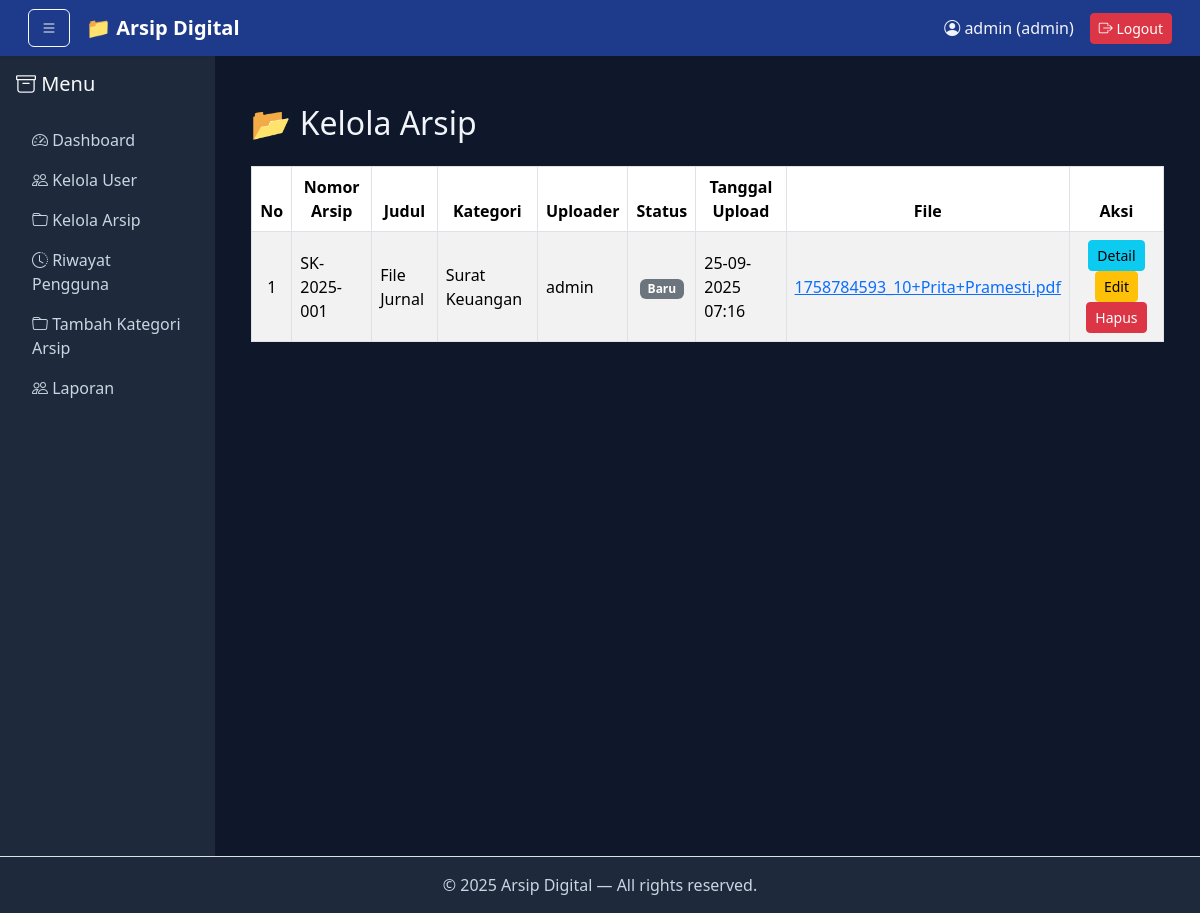
Screenshot of /admin/kelola_arsip.php (signed in) with the database file from the repository.
### tables this page shows
CREATE TABLE `arsip` (
  `arsip_id` int(11) NOT NULL AUTO_INCREMENT,
  `nomor_arsip` varchar(50) DEFAULT NULL,
  `judul` varchar(150) NOT NULL,
  `deskripsi` text DEFAULT NULL,
  `kategori_id` int(11) DEFAULT NULL,
  `nama_file` varchar(255) NOT NULL,
  `ukuran_file` bigint(20) DEFAULT NULL,
  `ekstensi` varchar(10) DEFAULT NULL,
  `tanggal_upload` timestamp NOT NULL DEFAULT current_timestamp(),
  `status_arsip` enum('baru','diperiksa','disetujui','ditolak') DEFAULT 'baru',
  `uploaded_by` int(11) DEFAULT NULL,
  PRIMARY KEY (`arsip_id`),
  UNIQUE KEY `nomor_arsip` (`nomor_arsip`),
  KEY `kategori_id` (`kategori_id`),
  KEY `uploaded_by` (`uploaded_by`),
  CONSTRAINT `arsip_ibfk_1` FOREIGN KEY (`kategori_id`) REFERENCES `kategori` (`kategori_id`) ON DELETE SET NULL ON UPDATE CASCADE,
  CONSTRAINT `arsip_ibfk_2` FOREIGN KEY (`uploaded_by`) REFERENCES `users` (`user_id`) ON DELETE SET NULL ON UPDATE CASCADE
);

CREATE TABLE `kategori` (
  `kategori_id` int(11) NOT NULL AUTO_INCREMENT,
  `nama_kategori` varchar(100) NOT NULL,
  `deskripsi` text DEFAULT NULL,
  `created_at` timestamp NOT NULL DEFAULT current_timestamp(),
  PRIMARY KEY (`kategori_id`)
);

CREATE TABLE `users` (
  `user_id` int(11) NOT NULL AUTO_INCREMENT,
  `username` varchar(50) NOT NULL,
  `password` varchar(255) NOT NULL,
  `nama_lengkap` varchar(100) DEFAULT NULL,
  `email` varchar(100) DEFAULT NULL,
  `role` enum('admin','staff','pimpinan') NOT NULL,
  `created_at` timestamp NOT NULL DEFAULT current_timestamp(),
  PRIMARY KEY (`user_id`),
  UNIQUE KEY `username` (`username`)
);

### admin/kelola_arsip.php (the view, shortened to what this page needs)
<?php
include '../config/koneksi.php';
$arsip = mysqli_query($koneksi, "
    SELECT a.*, k.nama_kategori, u.username
    FROM arsip a
    LEFT JOIN kategori k ON a.kategori_id = k.kategori_id
    LEFT JOIN users u ON a.uploaded_by = u.user_id
    ORDER BY a.tanggal_upload DESC
");
?>
<!DOCTYPE html>
<html lang="id">
<head>
  <link href="https://cdn.jsdelivr.net/npm/bootstrap@5.3.2/dist/css/bootstrap.min.css" rel="stylesheet">
</head>
<body>
<?php include '../include/header.php'; ?>
<?php include '../include/sidebar.php'; ?>
<div class="container mt-4">
    <div class="d-flex justify-content-between align-items-center mb-3">
        <h2>📂 Kelola Arsip</h2>
    </div>
    <div class="table-responsive">
        <table class="table table-bordered table-striped align-middle">
            <thead>
                <tr class="text-center">
                    <th>No</th>
                    <th>Nomor Arsip</th>
                    <th>Judul</th>
                    <th>Kategori</th>
                    <th>Uploader</th>
                    <th>Status</th>
                    <th>Tanggal Upload</th>
                    <th>File</th>
                    <th>Aksi</th>
                </tr>
            </thead>
            <tbody>
                <?php $no = 1; while ($row = mysqli_fetch_assoc($arsip)): ?>
                <tr>
                    <td class="text-center"><?= $no++; ?></td>
                    <td><?= $row['nomor_arsip']; ?></td>
                    <td><?= $row['judul']; ?></td>
                    <td><?= $row['nama_kategori'] ?? '-'; ?></td>
                    <td><?= $row['username'] ?? '-'; ?></td>
                    <td class="text-center">
                        <span class="badge
                            <?php
                                if ($row['status_arsip'] == 'baru') echo 'bg-secondary';
                                elseif ($row['status_arsip'] == 'diperiksa') echo 'bg-warning';
                                elseif ($row['status_arsip'] == 'disetujui') echo 'bg-success';
                                else echo 'bg-danger';
                            ?>">
                            <?= ucfirst($row['status_arsip']); ?>
                        </span>
                    </td>
                    <td><?= date('d-m-Y H:i', strtotime($row['tanggal_upload'])); ?></td>
                    <td>
                        <a href="../upload/<?= $row['nama_file']; ?>" target="_blank"><?= $row['nama_file']; ?></a>
                    </td>
                    <td class="text-center">
                        <a href="detail_arsip.php?id=<?= $row['arsip_id']; ?>" class="btn btn-info btn-sm">Detail</a>
                        <a href="edit_arsip.php?id=<?= $row['arsip_id']; ?>" class="btn btn-warning btn-sm">Edit</a>
                        <a href="kelola_arsip.php?hapus=<?= $row['arsip_id']; ?>" class="btn btn-danger btn-sm" onclick="return confirm('Yakin ingin menghapus arsip ini?')">Hapus</a>
                    </td>
                </tr>
                <?php endwhile; ?>
            </tbody>
        </table>
    </div>
</div>
<?php include '../include/footer.php'; ?>
</body>
</html>

### admin/kelola_arsip.php (style rules this page uses)
body { background-color: #0f172a; }
.table th { background: #0d6efd; color: #fff; }

### include/header.php (style rules this page uses)
body { background-color: #0f172a; color: #f1f5f9; }

### rows the page displays
arsip: nomor_arsip "SK-2025-001", judul "File Jurnal", kategori.nama_kategori "Surat Keuangan", uploaded_by.username "admin", status_arsip "Baru", tanggal_upload "25-09-2025 07:16", nama_file "1758784593_10+Prita+Pramesti.pdf"

### other values shown
$_SESSION['username'] "admin"
$_SESSION['role'] "admin"
